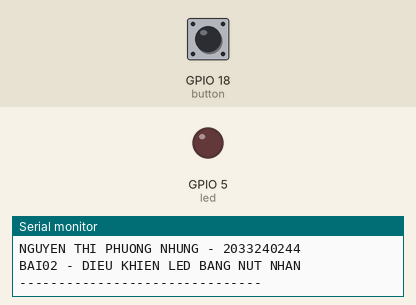
This program was run on a simulated ESP32. On the bench: output pins drawn as LEDs (lit = HIGH), the last lines printed to the serial monitor. The test bench sets the inputs (shaded band); at power-on: GPIO 18 (button) HIGH.

Above: at 1.2 s.
1.3 s: GPIO 18 (button) pulled LOW for 0.15 s
At 1.7 s:
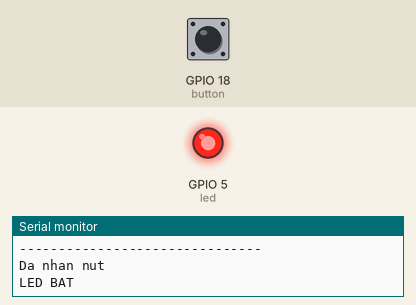
2.9 s: GPIO 18 (button) pulled LOW for 1 s
At 4.2 s:
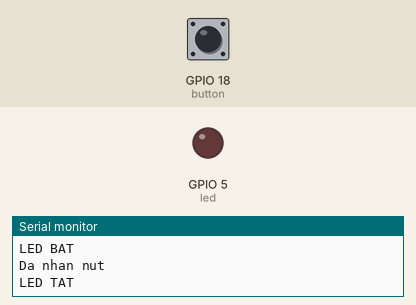
5.4 s: GPIO 18 (button) pulled LOW for 3.2 s
At 6.1 s:
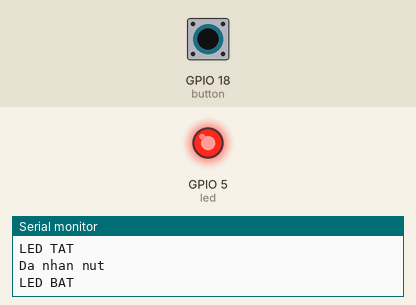
Timing chart, 0 to 8.4 s (numbered marks = the images above; inputs shaded):
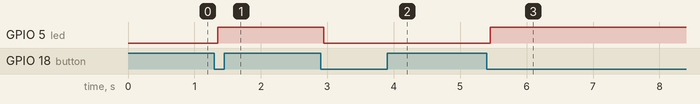

The program:

main.cpp
```cpp
#include <Arduino.h>

const int button = 18;
const int led = 5;

int trangThaiLED = LOW;
int trangThaiNutHienTai = HIGH;
int giaTriDocTruoc = HIGH;

unsigned long thoiGianCu = 0;
const unsigned long thoiGianChongRung = 50;

void setup() {
  pinMode(button, INPUT_PULLUP);
  pinMode(led, OUTPUT);

  digitalWrite(led, trangThaiLED);

  Serial.begin(115200);

  Serial.println("-------------------------------");
  Serial.println("NGUYEN THI PHUONG NHUNG - 2033240244");
  Serial.println("BAI02 - DIEU KHIEN LED BANG NUT NHAN");
  Serial.println("-------------------------------");
}

void loop() {
  int giaTriDoc = digitalRead(button);

  if (giaTriDoc != giaTriDocTruoc) {
    thoiGianCu = millis();
    giaTriDocTruoc = giaTriDoc;
  }

  if ((millis() - thoiGianCu) >= thoiGianChongRung) {

    if (giaTriDoc != trangThaiNutHienTai) {
      trangThaiNutHienTai = giaTriDoc;

      if (trangThaiNutHienTai == LOW) {
        trangThaiLED = !trangThaiLED;
        digitalWrite(led, trangThaiLED);

        Serial.println("Da nhan nut");
        if (trangThaiLED == HIGH) {
          Serial.println("LED BAT");
        } else {
          Serial.println("LED TAT");
        }
      }
    }
  }
}
```

Measured:
- after the input at 1.3 s, GPIO 5 (led): LOW → HIGH after 0.05 s
- after the input at 2.9 s, GPIO 5 (led): HIGH → LOW after 0.05 s
- after the input at 5.4 s, GPIO 5 (led): LOW → HIGH after 0.05 s
